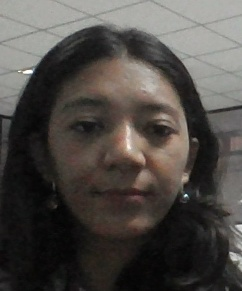
#> input picture assets/captured_faces/room37_Seat-1_roll102_20260211_204337.jpg, 242 x 291 px; its folder holds only this picture in this run
$ python k.py
#> lines starting #> are read from the running program, lines starting #| are printed output that depends on the picture; after the words box and inside, x2 and y2 are one past the last pixel; in counts of white or black regions, pixels touching at a corner belong together

# # from database import db_utils, db_setup
# # print("Classrooms:", db_utils.get_classrooms())
# # cid = 2
# # seats = db_utils.get_seats_by_classroom(cid)
# # print("Seats for classroom", cid, ":")
# # for s in seats:
# #     print(s)
# # print("Number of seats:", len(seats))


# # from database import db_utils
# # cid = 2
# # logs = db_utils.get_verification_logs_for_classroom(cid, limit=50)
# # print("Logs for classroom", cid, " (latest):", len(logs))
# # for l in logs[:10]:
# #     print(l)


# # import os, glob
# # files = sorted(glob.glob("assets/captured_faces/*"), key=os.path.getmtime, reverse=True)[:20]
# # print("Recent captured faces:", len(files))
# # for f in files[:10]:
# #     print(f, os.path.getmtime(f))

# from database import db_setup
# from database.db_setup import VerificationLog
# print("VerificationLog columns:", [c.name for c in VerificationLog.__table__.columns])


# # debug_show_crops.py
# import glob, os, cv2
# files = sorted(glob.glob("assets/captured_faces/*"), key=os.path.getmtime, reverse=True)[:10]
# print("Showing recent captured files:", len(files))
# for f in files:
#     print(f)
#     img = cv2.imread(f)
#     if img is None:
#         print("  cannot read file")
#         continue
#     cv2.imshow(os.path.basename(f), cv2.resize(img, (640, int(640*img.shape[0]/img.shape[1]))))
#     key = cv2.waitKey(0)  # press any key to go to next
#     cv2.destroyAllWindows()


# # dev_expand_bbox.py
# import json, os
# from database import db_utils

# cid = 2
# seats = db_utils.get_seats_by_classroom(cid)
# for s in seats:
#     bbox = s['bbox']
#     x,y,w,h = bbox
#     # expand by 50% around center
#     cx, cy = x + w/2, y + h/2
#     neww, newh = int(w * 1.6), int(h * 1.6)
#     newx = max(0, int(cx - neww/2))
#     newy = max(0, int(cy - newh/2))
#     newbbox = [newx, newy, neww, newh]
#     db_utils.insert_or_update_seat(cid, s['seat_label'], json.dumps(newbbox), s['row'], s['col'], s['assigned_roll_no'])
#     print("Updated", s['seat_label'], "->", newbbox)
# print("Done")


# debug_check_faces.py
import glob, cv2, os
HAAR = cv2.data.haarcascades + "haarcascade_frontalface_default.xml"
fc = cv2.CascadeClassifier(HAAR)

files = sorted(glob.glob("assets/captured_faces/*"), key=os.path.getmtime, reverse=True)[:30]
print("Checking", len(files), "recent captures")
for f in files:
    img = cv2.imread(f)
#> img is the input picture: shape (291, 242, 3); mean B, G, R 70.1, 74.1, 78.2
    gray = cv2.cvtColor(img, cv2.COLOR_BGR2GRAY)
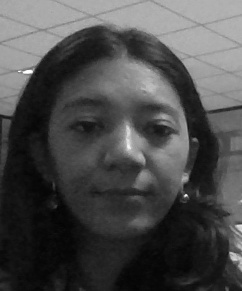
#> gray: shape (291, 242); min 3, max 255, mean 74.9
    faces = fc.detectMultiScale(gray, scaleFactor=1.1, minNeighbors=4, minSize=(30,30))
#> faces = [[35, 56, 176, 176]]
    print(f"{os.path.basename(f)} -> faces detected: {len(faces)}")
#| room37_Seat-1_roll102_20260211_204337.jpg -> faces detected: 1
    for (x,y,w,h) in faces:
        cv2.rectangle(img, (x,y), (x+w,y+h), (0,255,0), 2)
#> this loop made 1 pass
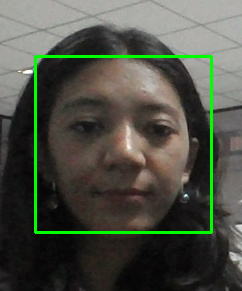
#> img: shape (291, 242, 3); 2.99% of pixels changed, all inside (x1, y1, x2, y2) = (34, 55, 213, 234)
    # save annotated to debug folder
    outdir = "debug/annotated"
    import os
    os.makedirs(outdir, exist_ok=True)
    cv2.imwrite(os.path.join(outdir, os.path.basename(f)), img)
print("Annotated images written to debug/annotated/")

$ run again, on assets/captured_faces/room37_Seat-1_roll102_20260211_204531.jpg
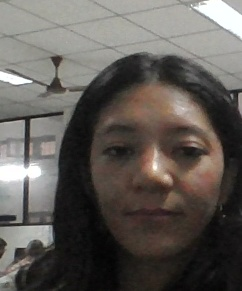
#> input picture assets/captured_faces/room37_Seat-1_roll102_20260211_204531.jpg, 242 x 291 px
#> img is the input picture: shape (291, 242, 3); mean B, G, R 86.9, 91.5, 96.4
#> `gray = cv2.cvtColor(img, cv2.COLOR_BGR2GRAY)`:
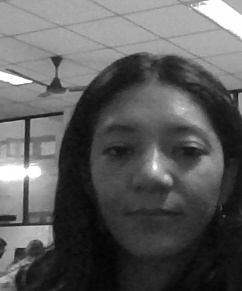
#> gray: shape (291, 242); min 2, max 255, mean 92.5
#> faces = [[71, 86, 163, 163]]
#| room37_Seat-1_roll102_20260211_204531.jpg -> faces detected: 1
#> the loop `for (x,y,w,h) in faces:` made 1 pass
#> after the loop `for (x,y,w,h) in faces:`:
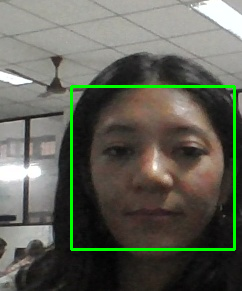
#> img: shape (291, 242, 3); 2.77% of pixels changed, all inside (x1, y1, x2, y2) = (70, 85, 236, 251)

$ run again, on assets/captured_faces/room37_Seat-1_roll102_20260211_205350.jpg
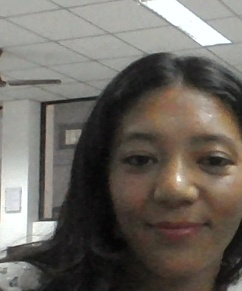
#> input picture assets/captured_faces/room37_Seat-1_roll102_20260211_205350.jpg, 242 x 291 px
#> img is the input picture: shape (291, 242, 3); mean B, G, R 96.9, 103.8, 108.7
#> `gray = cv2.cvtColor(img, cv2.COLOR_BGR2GRAY)`:
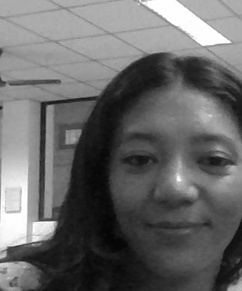
#> gray: shape (291, 242); min 4, max 255, mean 104.5
#> faces = [[82, 95, 160, 162]]
#| room37_Seat-1_roll102_20260211_205350.jpg -> faces detected: 1
#> the loop `for (x,y,w,h) in faces:` made 1 pass
#> after the loop `for (x,y,w,h) in faces:`:
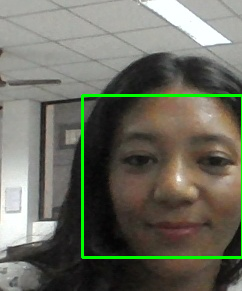
#> img: shape (291, 242, 3); 2.27% of pixels changed, all inside (x1, y1, x2, y2) = (81, 94, 242, 259)

$ run again, on assets/captured_faces/room37_Seat-1_roll102_20260211_210115.jpg
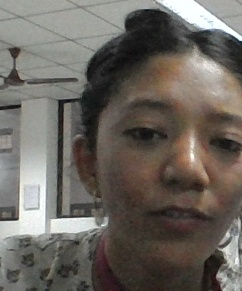
#> input picture assets/captured_faces/room37_Seat-1_roll102_20260211_210115.jpg, 242 x 291 px
#> img is the input picture: shape (291, 242, 3); mean B, G, R 95.6, 102.1, 107.5
#> `gray = cv2.cvtColor(img, cv2.COLOR_BGR2GRAY)`:
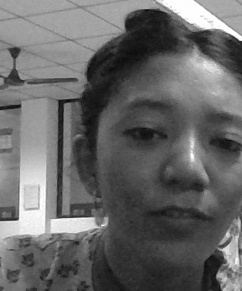
#> gray: shape (291, 242); min 6, max 255, mean 103
#> faces = ()
#| room37_Seat-1_roll102_20260211_210115.jpg -> faces detected: 0
